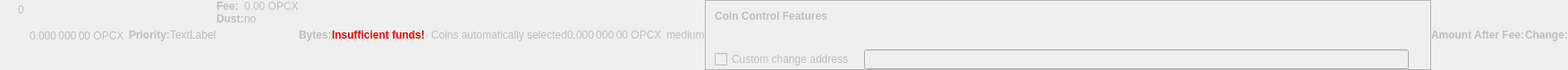
    <widget class="QWidget" name="dummyHideWidget" native="true">
     <property name="enabled">
      <bool>false</bool>
     </property>
     <property name="maximumSize">
      <size>
       <width>100</width>
       <height>22</height>
      </size>
     </property>
     <layout class="QHBoxLayout" name="dummyHideLayout">
      <property name="spacing">
       <number>0</number>
      </property>
      <property name="margin">
       <number>0</number>
      </property>
      <item>
       <layout class="QFormLayout" name="formLayoutCoinControl1">
        <property name="horizontalSpacing">
         <number>10</number>
        </property>
        <property name="verticalSpacing">
         <number>14</number>
        </property>
        <property name="leftMargin">
         <number>10</number>
        </property>
        <property name="topMargin">
         <number>4</number>
        </property>
        <property name="rightMargin">
         <number>6</number>
        </property>
        <item row="0" column="1">
         <widget class="QLabel" name="labelCoinControlBytes">
          <property name="cursor">
           <cursorShape>IBeamCursor</cursorShape>
          </property>
          <property name="contextMenuPolicy">
           <enum>Qt::ActionsContextMenu</enum>
          </property>
          <property name="text">
           <string notr="true">0</string>
          </property>
          <property name="textInteractionFlags">
           <set>Qt::LinksAccessibleByMouse|Qt::TextSelectableByKeyboard|Qt::TextSelectableByMouse</set>
          </property>
         </widget>
        </item>
       </layout>
      </item>
      <item>
       <widget class="QLabel" name="labelCoinControlAfterFee">
        <property name="enabled">
         <bool>false</bool>
        </property>
        <property name="sizePolicy">
         <sizepolicy hsizetype="Fixed" vsizetype="Fixed">
          <horstretch>0</horstretch>
          <verstretch>0</verstretch>
         </sizepolicy>
        </property>
        <property name="minimumSize">
         <size>
          <width>111</width>
          <height>12</height>
         </size>
        </property>
        <property name="maximumSize">
         <size>
          <width>111</width>
          <height>12</height>
         </size>
        </property>
        <property name="cursor">
         <cursorShape>IBeamCursor</cursorShape>
        </property>
        <property name="contextMenuPolicy">
         <enum>Qt::ActionsContextMenu</enum>
        </property>
        <property name="text">
         <string notr="true">0.000 000 00 OPCX</string>
        </property>
        <property name="textInteractionFlags">
         <set>Qt::LinksAccessibleByMouse|Qt::TextSelectableByKeyboard|Qt::TextSelectableByMouse</set>
        </property>
       </widget>
      </item>
      <item>
       <widget class="QLabel" name="labelCoinControlPriorityText">
        <property name="enabled">
         <bool>false</bool>
        </property>
        <property name="font">
         <font>
          <weight>75</weight>
          <bold>true</bold>
         </font>
        </property>
        <property name="text">
         <string>Priority:</string>
        </property>
       </widget>
      </item>
      <item>
       <layout class="QHBoxLayout" name="horizontalLayout">
        <item>
         <widget class="QLabel" name="WarningLabel">
          <property name="text">
           <string>TextLabel</string>
          </property>
         </widget>
        </item>
       </layout>
      </item>
      <item>
       <layout class="QFormLayout" name="formLayoutCoinControl3">
        <property name="horizontalSpacing">
         <number>0</number>
        </property>
        <property name="verticalSpacing">
         <number>0</number>
        </property>
        <property name="leftMargin">
         <number>0</number>
        </property>
        <property name="topMargin">
         <number>0</number>
        </property>
        <property name="rightMargin">
         <number>0</number>
        </property>
        <item row="0" column="0">
         <widget class="QLabel" name="labelCoinControlFeeText">
          <property name="enabled">
           <bool>false</bool>
          </property>
          <property name="font">
           <font>
            <weight>75</weight>
            <bold>true</bold>
           </font>
          </property>
          <property name="text">
           <string>Fee:</string>
          </property>
          <property name="margin">
           <number>0</number>
          </property>
         </widget>
        </item>
        <item row="0" column="1">
         <widget class="QLabel" name="labelCoinControlFee">
          <property name="enabled">
           <bool>false</bool>
          </property>
          <property name="cursor">
           <cursorShape>IBeamCursor</cursorShape>
          </property>
          <property name="contextMenuPolicy">
           <enum>Qt::ActionsContextMenu</enum>
          </property>
          <property name="text">
           <string notr="true">0.00 OPCX</string>
          </property>
          <property name="textInteractionFlags">
           <set>Qt::LinksAccessibleByMouse|Qt::TextSelectableByKeyboard|Qt::TextSelectableByMouse</set>
          </property>
         </widget>
        </item>
        <item row="1" column="0">
         <widget class="QLabel" name="labelCoinControlLowOutputText">
          <property name="enabled">
           <bool>false</bool>
          </property>
          <property name="font">
           <font>
            <weight>75</weight>
            <bold>true</bold>
           </font>
          </property>
          <property name="text">
           <string>Dust:</string>
          </property>
         </widget>
        </item>
        <item row="1" column="1">
         <widget class="QLabel" name="labelCoinControlLowOutput">
          <property name="enabled">
           <bool>false</bool>
          </property>
          <property name="cursor">
           <cursorShape>IBeamCursor</cursorShape>
          </property>
          <property name="contextMenuPolicy">
           <enum>Qt::ActionsContextMenu</enum>
          </property>
          <property name="text">
           <string>no</string>
          </property>
          <property name="textInteractionFlags">
           <set>Qt::LinksAccessibleByMouse|Qt::TextSelectableByKeyboard|Qt::TextSelectableByMouse</set>
          </property>
         </widget>
        </item>
       </layout>
      </item>
      <item>
       <widget class="QLabel" name="labelCoinControlBytesText">
        <property name="enabled">
         <bool>false</bool>
        </property>
        <property name="font">
         <font>
          <weight>75</weight>
          <bold>true</bold>
         </font>
        </property>
        <property name="text">
         <string>Bytes:</string>
        </property>
       </widget>
      </item>
      <item>
       <layout class="QFormLayout" name="formLayoutCoinControl2">
        <property name="horizontalSpacing">
         <number>0</number>
        </property>
        <property name="verticalSpacing">
         <number>0</number>
        </property>
        <property name="leftMargin">
         <number>0</number>
        </property>
        <property name="topMargin">
         <number>0</number>
        </property>
        <property name="rightMargin">
         <number>0</number>
        </property>
       </layout>
      </item>
      <item>
       <layout class="QHBoxLayout" name="horizontalLayoutCoinControl2">
        <property name="spacing">
         <number>0</number>
        </property>
        <property name="bottomMargin">
         <number>0</number>
        </property>
       </layout>
      </item>
      <item>
       <widget class="QLabel" name="labelCoinControlInsuffFunds">
        <property name="enabled">
         <bool>false</bool>
        </property>
        <property name="minimumSize">
         <size>
          <width>0</width>
          <height>0</height>
         </size>
        </property>
        <property name="font">
         <font>
          <weight>75</weight>
          <bold>true</bold>
         </font>
        </property>
        <property name="styleSheet">
         <string notr="true">color:red;font-weight:bold;</string>
        </property>
        <property name="text">
         <string>Insufficient funds!</string>
        </property>
        <property name="margin">
         <number>5</number>
        </property>
       </widget>
      </item>
      <item>
       <layout class="QFormLayout" name="formLayoutCoinControl4">
        <property name="horizontalSpacing">
         <number>0</number>
        </property>
        <property name="verticalSpacing">
         <number>0</number>
        </property>
        <property name="leftMargin">
         <number>0</number>
        </property>
        <property name="topMargin">
         <number>0</number>
        </property>
        <property name="rightMargin">
         <number>0</number>
        </property>
       </layout>
      </item>
      <item>
       <widget class="QLabel" name="labelCoinControlChangeLabel">
        <property name="enabled">
         <bool>false</bool>
        </property>
        <property name="sizePolicy">
         <sizepolicy hsizetype="Preferred" vsizetype="Expanding">
          <horstretch>0</horstretch>
          <verstretch>0</verstretch>
         </sizepolicy>
        </property>
        <property name="minimumSize">
         <size>
          <width>0</width>
          <height>0</height>
         </size>
        </property>
        <property name="text">
         <string/>
        </property>
        <property name="margin">
         <number>3</number>
        </property>
       </widget>
      </item>
      <item>
       <widget class="QLabel" name="labelCoinControlAutomaticallySelected">
        <property name="enabled">
         <bool>false</bool>
        </property>
        <property name="sizePolicy">
         <sizepolicy hsizetype="Fixed" vsizetype="Fixed">
          <horstretch>0</horstretch>
          <verstretch>0</verstretch>
         </sizepolicy>
        </property>
        <property name="minimumSize">
         <size>
          <width>0</width>
          <height>0</height>
         </size>
        </property>
        <property name="maximumSize">
         <size>
          <width>240</width>
          <height>16777215</height>
         </size>
        </property>
        <property name="text">
         <string>Coins automatically selected</string>
        </property>
        <property name="margin">
         <number>5</number>
        </property>
       </widget>
      </item>
      <item>
       <widget class="QLabel" name="labelCoinControlChange">
        <property name="enabled">
         <bool>false</bool>
        </property>
        <property name="sizePolicy">
         <sizepolicy hsizetype="Fixed" vsizetype="Fixed">
          <horstretch>0</horstretch>
          <verstretch>0</verstretch>
         </sizepolicy>
        </property>
        <property name="minimumSize">
         <size>
          <width>111</width>
          <height>0</height>
         </size>
        </property>
        <property name="maximumSize">
         <size>
          <width>111</width>
          <height>16777215</height>
         </size>
        </property>
        <property name="cursor">
         <cursorShape>IBeamCursor</cursorShape>
        </property>
        <property name="contextMenuPolicy">
         <enum>Qt::ActionsContextMenu</enum>
        </property>
        <property name="text">
         <string notr="true">0.000 000 00 OPCX</string>
        </property>
        <property name="textInteractionFlags">
         <set>Qt::LinksAccessibleByMouse|Qt::TextSelectableByKeyboard|Qt::TextSelectableByMouse</set>
        </property>
       </widget>
      </item>
      <item>
       <widget class="QLabel" name="labelCoinControlPriority">
        <property name="enabled">
         <bool>false</bool>
        </property>
        <property name="cursor">
         <cursorShape>IBeamCursor</cursorShape>
        </property>
        <property name="contextMenuPolicy">
         <enum>Qt::ActionsContextMenu</enum>
        </property>
        <property name="text">
         <string>medium</string>
        </property>
        <property name="textInteractionFlags">
         <set>Qt::LinksAccessibleByMouse|Qt::TextSelectableByKeyboard|Qt::TextSelectableByMouse</set>
        </property>
       </widget>
      </item>
      <item>
       <widget class="QFrame" name="frameCoinControl">
        <property name="sizePolicy">
         <sizepolicy hsizetype="Expanding" vsizetype="Expanding">
          <horstretch>0</horstretch>
          <verstretch>0</verstretch>
         </sizepolicy>
        </property>
        <property name="maximumSize">
         <size>
          <width>16777215</width>
          <height>16777215</height>
         </size>
        </property>
        <property name="frameShape">
         <enum>QFrame::StyledPanel</enum>
        </property>
        <property name="frameShadow">
         <enum>QFrame::Sunken</enum>
        </property>
        <layout class="QVBoxLayout" name="verticalLayoutCoinControl2_2">
         <property name="spacing">
          <number>0</number>
         </property>
         <property name="margin">
          <number>0</number>
         </property>
         <item>
          <layout class="QVBoxLayout" name="verticalLayoutCoinControl" stretch="0,0,0,1">
           <property name="spacing">
            <number>0</number>
           </property>
           <property name="leftMargin">
            <number>10</number>
           </property>
           <property name="topMargin">
            <number>10</number>
           </property>
           <item>
            <layout class="QHBoxLayout" name="horizontalLayoutCoinControl1">
             <property name="bottomMargin">
              <number>15</number>
             </property>
             <item>
              <widget class="QLabel" name="labelCoinControlFeatures">
               <property name="enabled">
                <bool>false</bool>
               </property>
               <property name="sizePolicy">
                <sizepolicy hsizetype="Preferred" vsizetype="Maximum">
                 <horstretch>0</horstretch>
                 <verstretch>0</verstretch>
                </sizepolicy>
               </property>
               <property name="font">
                <font>
                 <weight>75</weight>
                 <bold>true</bold>
                </font>
               </property>
               <property name="styleSheet">
                <string notr="true">font-weight:bold;</string>
               </property>
               <property name="text">
                <string>Coin Control Features</string>
               </property>
              </widget>
             </item>
            </layout>
           </item>
           <item>
            <widget class="QWidget" name="widgetCoinControl" native="true">
             <property name="sizePolicy">
              <sizepolicy hsizetype="Preferred" vsizetype="Preferred">
               <horstretch>0</horstretch>
               <verstretch>0</verstretch>
              </sizepolicy>
             </property>
             <property name="minimumSize">
              <size>
               <width>0</width>
               <height>0</height>
              </size>
             </property>
             <property name="styleSheet">
              <string notr="true"/>
             </property>
             <layout class="QHBoxLayout" name="horizontalLayoutCoinControl5_2">
              <property name="margin">
               <number>0</number>
              </property>
              <item>
               <layout class="QHBoxLayout" name="horizontalLayoutCoinControl3">
                <property name="spacing">
                 <number>20</number>
                </property>
                <property name="topMargin">
                 <number>0</number>
                </property>
                <property name="bottomMargin">
                 <number>10</number>
                </property>
               </layout>
              </item>
             </layout>
            </widget>
           </item>
           <item>
            <layout class="QHBoxLayout" name="horizontalLayoutCoinControl4" stretch="0,0,0">
             <property name="spacing">
              <number>12</number>
             </property>
             <property name="sizeConstraint">
              <enum>QLayout::SetDefaultConstraint</enum>
             </property>
             <property name="topMargin">
              <number>5</number>
             </property>
             <property name="rightMargin">
              <number>5</number>
             </property>
             <item>
              <widget class="QCheckBox" name="checkBoxCoinControlChange">
               <property name="enabled">
                <bool>false</bool>
               </property>
               <property name="toolTip">
                <string>If this is activated, but the change address is empty or invalid, change will be sent to a newly generated address.</string>
               </property>
               <property name="text">
                <string>Custom change address</string>
               </property>
              </widget>
             </item>
             <item>
              <widget class="QValidatedLineEdit" name="lineEditCoinControlChange">
               <property name="enabled">
                <bool>false</bool>
               </property>
               <property name="sizePolicy">
                <sizepolicy hsizetype="Expanding" vsizetype="Fixed">
                 <horstretch>0</horstretch>
                 <verstretch>0</verstretch>
                </sizepolicy>
               </property>
              </widget>
             </item>
             <item>
              <widget class="QLabel" name="labelCoinControlChangeLabel_2">
               <property name="sizePolicy">
                <sizepolicy hsizetype="Preferred" vsizetype="Expanding">
                 <horstretch>0</horstretch>
                 <verstretch>0</verstretch>
                </sizepolicy>
               </property>
               <property name="minimumSize">
                <size>
                 <width>0</width>
                 <height>0</height>
                </size>
               </property>
               <property name="text">
                <string/>
               </property>
               <property name="margin">
                <number>3</number>
               </property>
              </widget>
             </item>
            </layout>
           </item>
           <item>
            <spacer name="verticalSpacerCoinControl">
             <property name="orientation">
              <enum>Qt::Vertical</enum>
             </property>
             <property name="sizeHint" stdset="0">
              <size>
               <width>800</width>
               <height>1</height>
              </size>
             </property>
            </spacer>
           </item>
          </layout>
         </item>
        </layout>
       </widget>
      </item>
      <item>
       <widget class="QLabel" name="labelCoinControlAfterFeeText">
        <property name="enabled">
         <bool>false</bool>
        </property>
        <property name="minimumSize">
         <size>
          <width>0</width>
          <height>0</height>
         </size>
        </property>
        <property name="maximumSize">
         <size>
          <width>16777215</width>
          <height>16777215</height>
         </size>
        </property>
        <property name="font">
         <font>
          <weight>75</weight>
          <bold>true</bold>
         </font>
        </property>
        <property name="text">
         <string>Amount After Fee:</string>
        </property>
        <property name="alignment">
         <set>Qt::AlignLeading|Qt::AlignLeft|Qt::AlignVCenter</set>
        </property>
        <property name="margin">
         <number>0</number>
        </property>
       </widget>
      </item>
      <item>
       <widget class="QLabel" name="labelCoinControlChangeText">
        <property name="enabled">
         <bool>false</bool>
        </property>
        <property name="sizePolicy">
         <sizepolicy hsizetype="Preferred" vsizetype="Preferred">
          <horstretch>0</horstretch>
          <verstretch>0</verstretch>
         </sizepolicy>
        </property>
        <property name="minimumSize">
         <size>
          <width>0</width>
          <height>0</height>
         </size>
        </property>
        <property name="maximumSize">
         <size>
          <width>16777215</width>
          <height>16777215</height>
         </size>
        </property>
        <property name="font">
         <font>
          <weight>75</weight>
          <bold>true</bold>
         </font>
        </property>
        <property name="text">
         <string>Change:</string>
        </property>
        <property name="alignment">
         <set>Qt::AlignLeading|Qt::AlignLeft|Qt::AlignVCenter</set>
        </property>
       </widget>
      </item>
     </layout>
    </widget>
